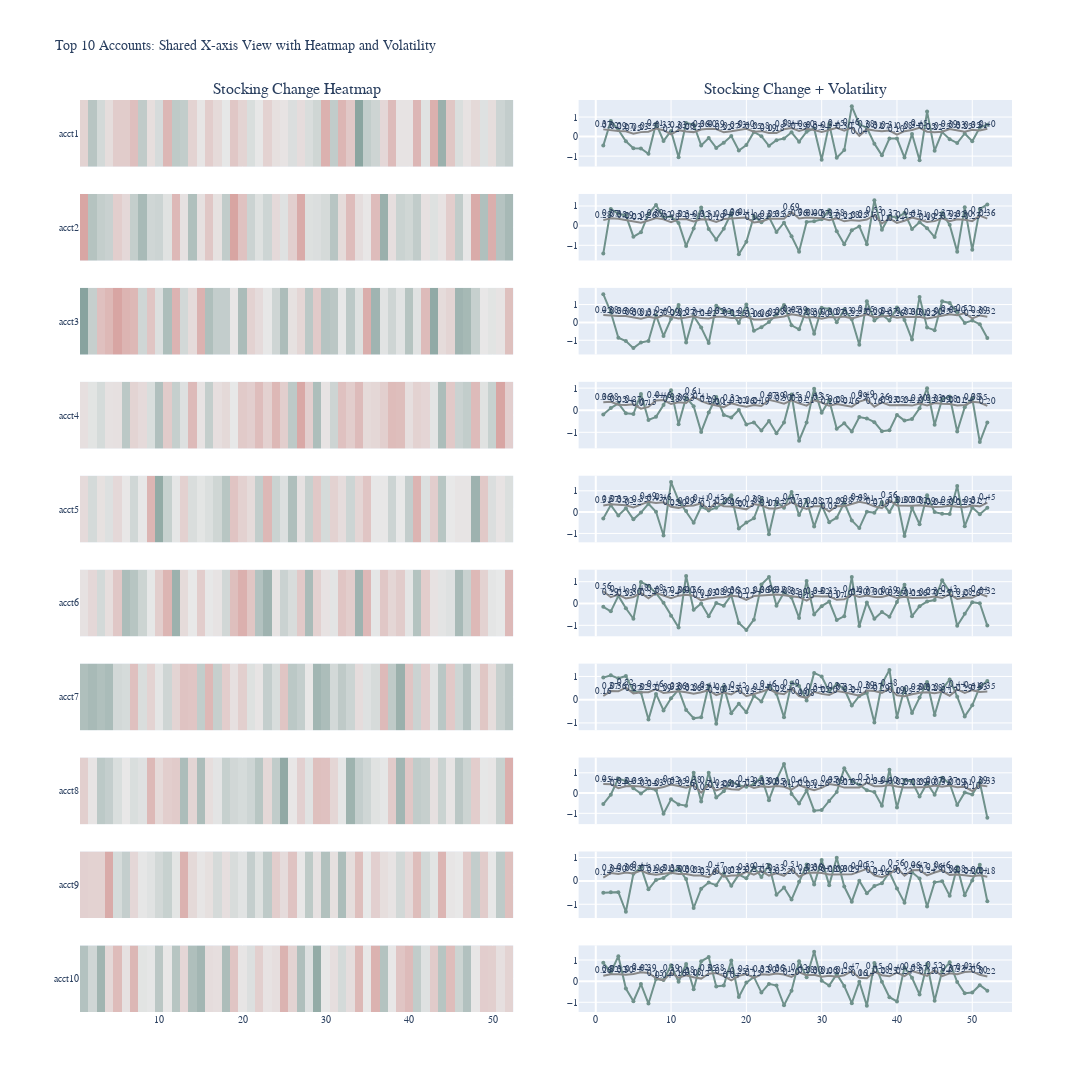

Notebook cell for this chart:
### Code cell
# 创建subplot：10行2列，共用x轴
from plotly.subplots import make_subplots
import plotly.graph_objects as go

top_accounts = df_top['account_id'].unique()
fig = make_subplots(
    rows=10, cols=2,
    shared_xaxes=True,
    horizontal_spacing=0.07,
    vertical_spacing=0.03,
    column_titles=["Stocking Change Heatmap", "Stocking Change + Volatility"]
)

for i, acct in enumerate(top_accounts, start=1):
    sub = df_top[df_top['account_id'] == acct]

    # 左图：heatmap
    fig.add_trace(
        go.Heatmap(
            z=[sub['stocking_change'].values],
            x=sub['rolling_week'],
            y=[acct],
            zmin=-2, zmax=2,
            showscale=False,
            colorscale=[[0.0, "#d28b88"], [0.5, "#e8e8e8"], [1.0, "#6f918b"]]
        ),
        row=i, col=1
    )

    # 右图：折线 + 脉搏值
    fig.add_trace(
        go.Scatter(
            x=sub['rolling_week'], y=sub['stocking_change'],
            mode='lines+markers', line=dict(color="#6f918b"),
            marker=dict(size=4), showlegend=False
        ),
        row=i, col=2
    )

    fig.add_trace(
        go.Scatter(
            x=sub['rolling_week'], y=sub['stocking_change_volatility'],
            mode='lines+text',
            text=[f"{v:.2f}" for v in sub['stocking_change_volatility']],
            textposition="top center", textfont=dict(size=9),
            line=dict(color="#888"), showlegend=False
        ),
        row=i, col=2
    )

fig.update_layout(
    height=2200, width=1200,
    title="Top 10 Accounts: Shared X-axis View with Heatmap and Volatility",
    font=dict(family="Courier New", size=10)
)

fig.show()

### Figure 1 — Plotly figure (JSON) as saved in the notebook; plotly's stock layout.template omitted (floating-point values rounded to 4 significant figures)
{"data": [{"colorscale": [[0, "#d28b88"], [0.5, "#e8e8e8"], [1, "#6f918b"]], "showscale": false, "type": "heatmap", "x": [1, 2, 3, 4, 5, 6, 7, 8, 9, 10, 11, 12, 13, 14, 15, 16, 17, 18, 19, 20, 21, 22, 23, 24, 25, 26, 27, 28, 29, 30, 31, 32, 33, 34, 35, 36, 37, 38, 39, 40, 41, 42, 43, 44, 45, 46, 47, 48, 49, 50, 51, 52], "xaxis": "x", "y": ["acct1"], "yaxis": "y", "z": [[-0.46, 0.8, 0.35, -0.24, -0.6, -0.61, -0.88, 0.66, -0.22, 0.29, -1.06, 0.7, 0.62, -0.45, -0.07, -0.58, -0.31, 0.03, -0.71, -0.43, 0.24, 0.02, -0.47, -0.18, -0.1, 0.22, -0.26, 0.25, 0.42, -1.18, 0.64, -1.08, -0.69, 1.55, 0.63, 0.45, -0.36, -0.96, -0.1, -0.1, -1.07, 0.13, -1.21, 1.28, -0.72, 0.23, -0.13, -0.33, 0.16, -0.24, 0.46, 0.61]], "zmax": 2, "zmin": -2}, {"line": {"color": "#6f918b"}, "marker": {"size": 4}, "mode": "lines+markers", "showlegend": false, "type": "scatter", "x": [1, 2, 3, 4, 5, 6, 7, 8, 9, 10, 11, 12, 13, 14, 15, 16, 17, 18, 19, 20, 21, 22, 23, 24, 25, 26, 27, 28, 29, 30, 31, 32, 33, 34, 35, 36, 37, 38, 39, 40, 41, 42, 43, 44, 45, 46, 47, 48, 49, 50, 51, 52], "xaxis": "x2", "y": [-0.46, 0.8, 0.35, -0.24, -0.6, -0.61, -0.88, 0.66, -0.22, 0.29, -1.06, 0.7, 0.62, -0.45, -0.07, -0.58, -0.31, 0.03, -0.71, -0.43, 0.24, 0.02, -0.47, -0.18, -0.1, 0.22, -0.26, 0.25, 0.42, -1.18, 0.64, -1.08, -0.69, 1.55, 0.63, 0.45, -0.36, -0.96, -0.1, -0.1, -1.07, 0.13, -1.21, 1.28, -0.72, 0.23, -0.13, -0.33, 0.16, -0.24, 0.46, 0.61], "yaxis": "y2"}, {"line": {"color": "#888"}, "mode": "lines+text", "showlegend": false, "text": ["0.37", "0.32", "0.29", "0.27", "0.15", "0.23", "0.25", "0.41", "0.33", "0.12", "0.33", "0.26", "0.23", "0.36", "0.40", "0.39", "0.22", "0.27", "0.33", "0.40", "0.25", "0.28", "0.19", "0.18", "0.38", "0.44", "0.29", "0.40", "0.34", "0.24", "0.34", "0.45", "0.30", "0.46", "0.04", "0.38", "0.31", "0.27", "0.31", "0.10", "0.28", "0.34", "0.45", "0.25", "0.22", "0.25", "0.39", "0.33", "0.25", "0.35", "0.31", "0.40"], "textfont": {"size": 9}, "textposition": "top center", "type": "scatter", "x": [1, 2, 3, 4, 5, 6, 7, 8, 9, 10, 11, 12, 13, 14, 15, 16, 17, 18, 19, 20, 21, 22, 23, 24, 25, 26, 27, 28, 29, 30, 31, 32, 33, 34, 35, 36, 37, 38, 39, 40, 41, 42, 43, 44, 45, 46, 47, 48, 49, 50, 51, 52], "xaxis": "x2", "y": [0.37, 0.32, 0.29, 0.27, 0.15, 0.23, 0.25, 0.41, 0.33, 0.12, 0.33, 0.26, 0.23, 0.36, 0.4, 0.39, 0.22, 0.27, 0.33, 0.4, 0.25, 0.28, 0.19, 0.18, 0.38, 0.44, 0.29, 0.4, 0.34, 0.24, 0.34, 0.45, 0.3, 0.46, 0.04, 0.38, 0.31, 0.27, 0.31, 0.1, 0.28, 0.34, 0.45, 0.25, 0.22, 0.25, 0.39, 0.33, 0.25, 0.35, 0.31, 0.4], "yaxis": "y2"}, {"colorscale": [[0, "#d28b88"], [0.5, "#e8e8e8"], [1, "#6f918b"]], "showscale": false, "type": "heatmap", "x": [1, 2, 3, 4, 5, 6, 7, 8, 9, 10, 11, 12, 13, 14, 15, 16, 17, 18, 19, 20, 21, 22, 23, 24, 25, 26, 27, 28, 29, 30, 31, 32, 33, 34, 35, 36, 37, 38, 39, 40, 41, 42, 43, 44, 45, 46, 47, 48, 49, 50, 51, 52], "xaxis": "x3", "y": ["acct2"], "yaxis": "y3", "z": [[-1.42, 0.85, 0.6, 0.52, -0.56, -0.34, 0.6, 1.05, 0.41, 0.46, 0.14, -1.03, -0.15, 0.92, -0.17, -0.71, -0.16, 0.64, -1.45, -0.82, 0.48, 0.17, 0.44, -0.32, 0.15, -0.54, -1.32, 0.19, 0.22, 0.32, 0.8, -0.29, -0.94, -0.23, -0.04, -0.94, 1.29, -0.21, 0.49, 0.4, 0.65, -0.17, 0.17, -0.13, -0.58, 0.64, 0.04, -1.32, 0.93, -1.23, 0.84, 1.08]], "zmax": 2, "zmin": -2}, {"line": {"color": "#6f918b"}, "marker": {"size": 4}, "mode": "lines+markers", "showlegend": false, "type": "scatter", "x": [1, 2, 3, 4, 5, 6, 7, 8, 9, 10, 11, 12, 13, 14, 15, 16, 17, 18, 19, 20, 21, 22, 23, 24, 25, 26, 27, 28, 29, 30, 31, 32, 33, 34, 35, 36, 37, 38, 39, 40, 41, 42, 43, 44, 45, 46, 47, 48, 49, 50, 51, 52], "xaxis": "x4", "y": [-1.42, 0.85, 0.6, 0.52, -0.56, -0.34, 0.6, 1.05, 0.41, 0.46, 0.14, -1.03, -0.15, 0.92, -0.17, -0.71, -0.16, 0.64, -1.45, -0.82, 0.48, 0.17, 0.44, -0.32, 0.15, -0.54, -1.32, 0.19, 0.22, 0.32, 0.8, -0.29, -0.94, -0.23, -0.04, -0.94, 1.29, -0.21, 0.49, 0.4, 0.65, -0.17, 0.17, -0.13, -0.58, 0.64, 0.04, -1.32, 0.93, -1.23, 0.84, 1.08], "yaxis": "y4"}, {"line": {"color": "#888"}, "mode": "lines+text", "showlegend": false, "text": ["0.28", "0.37", "0.35", "0.29", "0.22", "0.15", "0.26", "0.39", "0.32", "0.18", "0.32", "0.34", "0.21", "0.32", "0.31", "0.19", "0.34", "0.36", "0.41", "0.41", "0.16", "0.21", "0.35", "0.35", "0.35", "0.69", "0.36", "0.41", "0.40", "0.37", "0.27", "0.38", "0.22", "0.28", "0.25", "0.31", "0.53", "0.11", "0.37", "0.14", "0.25", "0.41", "0.31", "0.19", "0.23", "0.37", "0.23", "0.32", "0.30", "0.23", "0.51", "0.36"], "textfont": {"size": 9}, "textposition": "top center", "type": "scatter", "x": [1, 2, 3, 4, 5, 6, 7, 8, 9, 10, 11, 12, 13, 14, 15, 16, 17, 18, 19, 20, 21, 22, 23, 24, 25, 26, 27, 28, 29, 30, 31, 32, 33, 34, 35, 36, 37, 38, 39, 40, 41, 42, 43, 44, 45, 46, 47, 48, 49, 50, 51, 52], "xaxis": "x4", "y": [0.28, 0.37, 0.35, 0.29, 0.22, 0.15, 0.26, 0.39, 0.32, 0.18, 0.32, 0.34, 0.21, 0.32, 0.31, 0.19, 0.34, 0.36, 0.41, 0.41, 0.16, 0.21, 0.35, 0.35, 0.35, 0.69, 0.36, 0.41, 0.4, 0.37, 0.27, 0.38, 0.22, 0.28, 0.25, 0.31, 0.53, 0.11, 0.37, 0.14, 0.25, 0.41, 0.31, 0.19, 0.23, 0.37, 0.23, 0.32, 0.3, 0.23, 0.51, 0.36], "yaxis": "y4"}, {"colorscale": [[0, "#d28b88"], [0.5, "#e8e8e8"], [1, "#6f918b"]], "showscale": false, "type": "heatmap", "x": [1, 2, 3, 4, 5, 6, 7, 8, 9, 10, 11, 12, 13, 14, 15, 16, 17, 18, 19, 20, 21, 22, 23, 24, 25, 26, 27, 28, 29, 30, 31, 32, 33, 34, 35, 36, 37, 38, 39, 40, 41, 42, 43, 44, 45, 46, 47, 48, 49, 50, 51, 52], "xaxis": "x5", "y": ["acct3"], "yaxis": "y5", "z": [[1.58, 0.57, -0.86, -1.04, -1.44, -1.12, -1.04, 0.41, -0.76, 0.2, 0.97, -1.13, 0.36, -0.29, -1.16, 0.94, 0.61, 0.61, -0.04, 1.01, -0.47, -0.27, 0.02, 0.43, 0.98, -0.16, -0.39, 0.74, -0.64, 0.82, 0.75, 0.01, 0.72, 0.17, -1.25, 1.19, 0.11, 0.43, 0.11, 0.83, 0.13, -0.96, 1.43, -0.29, -0.44, 1.19, 1.09, 0.56, -0.03, 0.1, -0.1, -0.87]], "zmax": 2, "zmin": -2}, {"line": {"color": "#6f918b"}, "marker": {"size": 4}, "mode": "lines+markers", "showlegend": false, "type": "scatter", "x": [1, 2, 3, 4, 5, 6, 7, 8, 9, 10, 11, 12, 13, 14, 15, 16, 17, 18, 19, 20, 21, 22, 23, 24, 25, 26, 27, 28, 29, 30, 31, 32, 33, 34, 35, 36, 37, 38, 39, 40, 41, 42, 43, 44, 45, 46, 47, 48, 49, 50, 51, 52], "xaxis": "x6", "y": [1.58, 0.57, -0.86, -1.04, -1.44, -1.12, -1.04, 0.41, -0.76, 0.2, 0.97, -1.13, 0.36, -0.29, -1.16, 0.94, 0.61, 0.61, -0.04, 1.01, -0.47, -0.27, 0.02, 0.43, 0.98, -0.16, -0.39, 0.74, -0.64, 0.82, 0.75, 0.01, 0.72, 0.17, -1.25, 1.19, 0.11, 0.43, 0.11, 0.83, 0.13, -0.96, 1.43, -0.29, -0.44, 1.19, 1.09, 0.56, -0.03, 0.1, -0.1, -0.87], "yaxis": "y6"}, {"line": {"color": "#888"}, "mode": "lines+text", "showlegend": false, "text": ["0.42", "0.38", "0.36", "0.36", "0.30", "0.21", "0.31", "0.23", "0.40", "0.29", "0.22", "0.27", "0.34", "0.24", "0.22", "0.32", "0.32", "0.25", "0.25", "0.32", "0.16", "0.16", "0.23", "0.28", "0.33", "0.45", "0.39", "0.28", "0.30", "0.20", "0.30", "0.27", "0.33", "0.22", "0.35", "0.45", "0.29", "0.34", "0.37", "0.26", "0.32", "0.30", "0.31", "0.22", "0.30", "0.35", "0.45", "0.40", "0.52", "0.22", "0.39", "0.32"], "textfont": {"size": 9}, "textposition": "top center", "type": "scatter", "x": [1, 2, 3, 4, 5, 6, 7, 8, 9, 10, 11, 12, 13, 14, 15, 16, 17, 18, 19, 20, 21, 22, 23, 24, 25, 26, 27, 28, 29, 30, 31, 32, 33, 34, 35, 36, 37, 38, 39, 40, 41, 42, 43, 44, 45, 46, 47, 48, 49, 50, 51, 52], "xaxis": "x6", "y": [0.42, 0.38, 0.36, 0.36, 0.3, 0.21, 0.31, 0.23, 0.4, 0.29, 0.22, 0.27, 0.34, 0.24, 0.22, 0.32, 0.32, 0.25, 0.25, 0.32, 0.16, 0.16, 0.23, 0.28, 0.33, 0.45, 0.39, 0.28, 0.3, 0.2, 0.3, 0.27, 0.33, 0.22, 0.35, 0.45, 0.29, 0.34, 0.37, 0.26, 0.32, 0.3, 0.31, 0.22, 0.3, 0.35, 0.45, 0.4, 0.52, 0.22, 0.39, 0.32], "yaxis": "y6"}, {"colorscale": [[0, "#d28b88"], [0.5, "#e8e8e8"], [1, "#6f918b"]], "showscale": false, "type": "heatmap", "x": [1, 2, 3, 4, 5, 6, 7, 8, 9, 10, 11, 12, 13, 14, 15, 16, 17, 18, 19, 20, 21, 22, 23, 24, 25, 26, 27, 28, 29, 30, 31, 32, 33, 34, 35, 36, 37, 38, 39, 40, 41, 42, 43, 44, 45, 46, 47, 48, 49, 50, 51, 52], "xaxis": "x7", "y": ["acct4"], "yaxis": "y7", "z": [[-0.19, 0.1, 0.31, -0.14, -0.17, 0.74, -0.44, -0.3, 0.24, 0.91, -0.63, 0.58, 0.18, -0.98, -0.1, 0.6, -0.21, -0.33, 0.01, -0.64, -0.55, -0.92, -0.49, -1.04, -0.56, 0.71, -1.38, -0.55, 0.97, -0.11, 0.45, -0.84, -0.59, -0.96, -0.31, -0.37, -0.54, -0.95, -0.91, -0.21, -0.47, -0.4, 0.09, 1, -0.66, 0.5, 0.62, -0.96, 0.14, 0.54, -1.44, -0.55]], "zmax": 2, "zmin": -2}, {"line": {"color": "#6f918b"}, "marker": {"size": 4}, "mode": "lines+markers", "showlegend": false, "type": "scatter", "x": [1, 2, 3, 4, 5, 6, 7, 8, 9, 10, 11, 12, 13, 14, 15, 16, 17, 18, 19, 20, 21, 22, 23, 24, 25, 26, 27, 28, 29, 30, 31, 32, 33, 34, 35, 36, 37, 38, 39, 40, 41, 42, 43, 44, 45, 46, 47, 48, 49, 50, 51, 52], "xaxis": "x8", "y": [-0.19, 0.1, 0.31, -0.14, -0.17, 0.74, -0.44, -0.3, 0.24, 0.91, -0.63, 0.58, 0.18, -0.98, -0.1, 0.6, -0.21, -0.33, 0.01, -0.64, -0.55, -0.92, -0.49, -1.04, -0.56, 0.71, -1.38, -0.55, 0.97, -0.11, 0.45, -0.84, -0.59, -0.96, -0.31, -0.37, -0.54, -0.95, -0.91, -0.21, -0.47, -0.4, 0.09, 1.0, -0.66, 0.5, 0.62, -0.96, 0.14, 0.54, -1.44, -0.55], "yaxis": "y8"}, {"line": {"color": "#888"}, "mode": "lines+text", "showlegend": false, "text": ["0.36", "0.38", "0.25", "0.24", "0.27", "0.07", "0.15", "0.44", "0.46", "0.28", "0.36", "0.33", "0.61", "0.41", "0.29", "0.20", "0.14", "0.32", "0.22", "0.16", "0.24", "0.19", "0.47", "0.39", "0.30", "0.45", "0.31", "0.21", "0.45", "0.35", "0.20", "0.28", "0.21", "0.16", "0.39", "0.49", "0.16", "0.36", "0.23", "0.25", "0.24", "0.21", "0.30", "0.22", "0.33", "0.29", "0.28", "0.21", "0.24", "0.38", "0.35", "0.20"], "textfont": {"size": 9}, "textposition": "top center", "type": "scatter", "x": [1, 2, 3, 4, 5, 6, 7, 8, 9, 10, 11, 12, 13, 14, 15, 16, 17, 18, 19, 20, 21, 22, 23, 24, 25, 26, 27, 28, 29, 30, 31, 32, 33, 34, 35, 36, 37, 38, 39, 40, 41, 42, 43, 44, 45, 46, 47, 48, 49, 50, 51, 52], "xaxis": "x8", "y": [0.36, 0.38, 0.25, 0.24, 0.27, 0.07, 0.15, 0.44, 0.46, 0.28, 0.36, 0.33, 0.61, 0.41, 0.29, 0.2, 0.14, 0.32, 0.22, 0.16, 0.24, 0.19, 0.47, 0.39, 0.3, 0.45, 0.31, 0.21, 0.45, 0.35, 0.2, 0.28, 0.21, 0.16, 0.39, 0.49, 0.16, 0.36, 0.23, 0.25, 0.24, 0.21, 0.3, 0.22, 0.33, 0.29, 0.28, 0.21, 0.24, 0.38, 0.35, 0.2], "yaxis": "y8"}, {"colorscale": [[0, "#d28b88"], [0.5, "#e8e8e8"], [1, "#6f918b"]], "showscale": false, "type": "heatmap", "x": [1, 2, 3, 4, 5, 6, 7, 8, 9, 10, 11, 12, 13, 14, 15, 16, 17, 18, 19, 20, 21, 22, 23, 24, 25, 26, 27, 28, 29, 30, 31, 32, 33, 34, 35, 36, 37, 38, 39, 40, 41, 42, 43, 44, 45, 46, 47, 48, 49, 50, 51, 52], "xaxis": "x9", "y": ["acct5"], "yaxis": "y9", "z": [[-0.3, 0.33, -0.16, 0.18, -0.34, -0.02, 0.39, 0.02, -1.1, 1.41, 0.54, 0.05, -0.5, 0.25, 0.08, 0.21, 0.42, 0.79, -0.77, -0.49, -0.29, 0.62, -1.04, 0.49, 0.2, 0.94, -0.14, 0.55, -0.68, 0.32, -0.47, -0.26, 0.44, -0.39, -0.75, 0.02, -0.03, 0.46, 0, 0.61, -1.12, 0.2, -0.57, 0.79, 0, -0.08, -0.09, 1.23, -0.66, 0.22, -0.1, 0.21]], "zmax": 2, "zmin": -2}, {"line": {"color": "#6f918b"}, "marker": {"size": 4}, "mode": "lines+markers", "showlegend": false, "type": "scatter", "x": [1, 2, 3, 4, 5, 6, 7, 8, 9, 10, 11, 12, 13, 14, 15, 16, 17, 18, 19, 20, 21, 22, 23, 24, 25, 26, 27, 28, 29, 30, 31, 32, 33, 34, 35, 36, 37, 38, 39, 40, 41, 42, 43, 44, 45, 46, 47, 48, 49, 50, 51, 52], "xaxis": "x10", "y": [-0.3, 0.33, -0.16, 0.18, -0.34, -0.02, 0.39, 0.02, -1.1, 1.41, 0.54, 0.05, -0.5, 0.25, 0.08, 0.21, 0.42, 0.79, -0.77, -0.49, -0.29, 0.62, -1.04, 0.49, 0.2, 0.94, -0.14, 0.55, -0.68, 0.32, -0.47, -0.26, 0.44, -0.39, -0.75, 0.02, -0.03, 0.46, 0.0, 0.61, -1.12, 0.2, -0.57, 0.79, 0.0, -0.08, -0.09, 1.23, -0.66, 0.22, -0.1, 0.21], "yaxis": "y10"}, {"line": {"color": "#888"}, "mode": "lines+text", "showlegend": false, "text": ["0.31", "0.37", "0.35", "0.32", "0.22", "0.35", "0.49", "0.43", "0.46", "0.25", "0.20", "0.29", "0.31", "0.41", "0.13", "0.45", "0.28", "0.26", "0.20", "0.13", "0.38", "0.31", "0.17", "0.17", "0.27", "0.47", "0.27", "0.15", "0.28", "0.27", "0.03", "0.29", "0.28", "0.37", "0.48", "0.41", "0.27", "0.19", "0.56", "0.31", "0.30", "0.30", "0.32", "0.29", "0.24", "0.25", "0.30", "0.25", "0.23", "0.31", "0.27", "0.45"], "textfont": {"size": 9}, "textposition": "top center", "type": "scatter", "x": [1, 2, 3, 4, 5, 6, 7, 8, 9, 10, 11, 12, 13, 14, 15, 16, 17, 18, 19, 20, 21, 22, 23, 24, 25, 26, 27, 28, 29, 30, 31, 32, 33, 34, 35, 36, 37, 38, 39, 40, 41, 42, 43, 44, 45, 46, 47, 48, 49, 50, 51, 52], "xaxis": "x10", "y": [0.31, 0.37, 0.35, 0.32, 0.22, 0.35, 0.49, 0.43, 0.46, 0.25, 0.2, 0.29, 0.31, 0.41, 0.13, 0.45, 0.28, 0.26, 0.2, 0.13, 0.38, 0.31, 0.17, 0.17, 0.27, 0.47, 0.27, 0.15, 0.28, 0.27, 0.03, 0.29, 0.28, 0.37, 0.48, 0.41, 0.27, 0.19, 0.56, 0.31, 0.3, 0.3, 0.32, 0.29, 0.24, 0.25, 0.3, 0.25, 0.23, 0.31, 0.27, 0.45], "yaxis": "y10"}, {"colorscale": [[0, "#d28b88"], [0.5, "#e8e8e8"], [1, "#6f918b"]], "showscale": false, "type": "heatmap", "x": [1, 2, 3, 4, 5, 6, 7, 8, 9, 10, 11, 12, 13, 14, 15, 16, 17, 18, 19, 20, 21, 22, 23, 24, 25, 26, 27, 28, 29, 30, 31, 32, 33, 34, 35, 36, 37, 38, 39, 40, 41, 42, 43, 44, 45, 46, 47, 48, 49, 50, 51, 52], "xaxis": "x11", "y": ["acct6"], "yaxis": "y11", "z": [[-0.15, -0.36, 0.35, -0.22, -0.7, 0.99, 0.81, 0.47, 0.03, -0.56, -1.1, 1.26, -0.29, 0, -0.58, 0.02, -0.1, 0.38, -0.89, -1.21, -0.74, 0.87, 1.21, -0.1, 0.5, 0.27, -0.66, 1.03, -0.5, -0.12, 0.09, -0.76, -0.58, 1.21, -1.03, 0.05, -0.7, -0.39, -0.61, 0.07, 0.86, -0.58, -0.12, 0.09, 0.16, 1.06, 0.53, -1.02, -0.47, 0.06, 0.01, -1.01]], "zmax": 2, "zmin": -2}, {"line": {"color": "#6f918b"}, "marker": {"size": 4}, "mode": "lines+markers", "showlegend": false, "type": "scatter", "x": [1, 2, 3, 4, 5, 6, 7, 8, 9, 10, 11, 12, 13, 14, 15, 16, 17, 18, 19, 20, 21, 22, 23, 24, 25, 26, 27, 28, 29, 30, 31, 32, 33, 34, 35, 36, 37, 38, 39, 40, 41, 42, 43, 44, 45, 46, 47, 48, 49, 50, 51, 52], "xaxis": "x12", "y": [-0.15, -0.36, 0.35, -0.22, -0.7, 0.99, 0.81, 0.47, 0.03, -0.56, -1.1, 1.26, -0.29, -0.0, -0.58, 0.02, -0.1, 0.38, -0.89, -1.21, -0.74, 0.87, 1.21, -0.1, 0.5, 0.27, -0.66, 1.03, -0.5, -0.12, 0.09, -0.76, -0.58, 1.21, -1.03, 0.05, -0.7, -0.39, -0.61, 0.07, 0.86, -0.58, -0.12, 0.09, 0.16, 1.06, 0.53, -1.02, -0.47, 0.06, 0.01, -1.01], "yaxis": "y12"}, {"line": {"color": "#888"}, "mode": "lines+text", "showlegend": false, "text": ["0.56", "0.29", "0.41", "0.23", "0.30", "0.48", "0.24", "0.48", "0.37", "0.24", "0.36", "0.40", "0.36", "0.14", "0.23", "0.28", "0.29", "0.36", "0.32", "0.17", "0.34", "0.36", "0.36", "0.41", "0.38", "0.35", "0.29", "0.13", "0.34", "0.32", "0.33", "0.17", "0.19", "0.41", "0.30", "0.37", "0.30", "0.30", "0.39", "0.25", "0.31", "0.25", "0.26", "0.27", "0.32", "0.25", "0.43", "0.21", "0.28", "0.26", "0.44", "0.32"], "textfont": {"size": 9}, "textposition": "top center", "type": "scatter", "x": [1, 2, 3, 4, 5, 6, 7, 8, 9, 10, 11, 12, 13, 14, 15, 16, 17, 18, 19, 20, 21, 22, 23, 24, 25, 26, 27, 28, 29, 30, 31, 32, 33, 34, 35, 36, 37, 38, 39, 40, 41, 42, 43, 44, 45, 46, 47, 48, 49, 50, 51, 52], "xaxis": "x12", "y": [0.56, 0.29, 0.41, 0.23, 0.3, 0.48, 0.24, 0.48, 0.37, 0.24, 0.36, 0.4, 0.36, 0.14, 0.23, 0.28, 0.29, 0.36, 0.32, 0.17, 0.34, 0.36, 0.36, 0.41, 0.38, 0.35, 0.29, 0.13, 0.34, 0.32, 0.33, 0.17, 0.19, 0.41, 0.3, 0.37, 0.3, 0.3, 0.39, 0.25, 0.31, 0.25, 0.26, 0.27, 0.32, 0.25, 0.43, 0.21, 0.28, 0.26, 0.44, 0.32], "yaxis": "y12"}, {"colorscale": [[0, "#d28b88"], [0.5, "#e8e8e8"], [1, "#6f918b"]], "showscale": false, "type": "heatmap", "x": [1, 2, 3, 4, 5, 6, 7, 8, 9, 10, 11, 12, 13, 14, 15, 16, 17, 18, 19, 20, 21, 22, 23, 24, 25, 26, 27, 28, 29, 30, 31, 32, 33, 34, 35, 36, 37, 38, 39, 40, 41, 42, 43, 44, 45, 46, 47, 48, 49, 50, 51, 52], "xaxis": "x13", "y": ["acct7"], "yaxis": "y13", "z": [[0.95, 1.05, 0.92, 1.02, 0.37, 0.31, -0.85, 0.25, -0.46, 0.06, 0.43, -0.44, -0.8, -0.76, 0.62, -1.04, 0.57, -0.58, -0.17, -0.54, 0.17, -0.08, 0.59, 0.26, -0.76, 0.74, 0.59, -0.03, 1.15, 1, 0.35, 0.68, 0.46, -0.25, 0.16, 0.3, -0.98, 0.68, 1.28, -0.75, 0.48, -0.57, 0.09, 0.76, -0.66, 0.44, 0.87, 0.13, -0.72, -0.24, 0.55, 0.8]], "zmax": 2, "zmin": -2}, {"line": {"color": "#6f918b"}, "marker": {"size": 4}, "mode": "lines+markers", "showlegend": false, "type": "scatter", "x": [1, 2, 3, 4, 5, 6, 7, 8, 9, 10, 11, 12, 13, 14, 15, 16, 17, 18, 19, 20, 21, 22, 23, 24, 25, 26, 27, 28, 29, 30, 31, 32, 33, 34, 35, 36, 37, 38, 39, 40, 41, 42, 43, 44, 45, 46, 47, 48, 49, 50, 51, 52], "xaxis": "x14", "y": [0.95, 1.05, 0.92, 1.02, 0.37, 0.31, -0.85, 0.25, -0.46, 0.06, 0.43, -0.44, -0.8, -0.76, 0.62, -1.04, 0.57, -0.58, -0.17, -0.54, 0.17, -0.08, 0.59, 0.26, -0.76, 0.74, 0.59, -0.03, 1.15, 1.0, 0.35, 0.68, 0.46, -0.25, 0.16, 0.3, -0.98, 0.68, 1.28, -0.75, 0.48, -0.57, 0.09, 0.76, -0.66, 0.44, 0.87, 0.13, -0.72, -0.24, 0.55, 0.8], "yaxis": "y14"}, {"line": {"color": "#888"}, "mode": "lines+text", "showlegend": false, "text": ["0.16", "0.37", "0.36", "0.52", "0.27", "0.32", "0.32", "0.46", "0.29", "0.33", "0.36", "0.32", "0.26", "0.32", "0.41", "0.20", "0.31", "0.23", "0.42", "0.15", "0.24", "0.34", "0.46", "0.29", "0.24", "0.49", "0.16", "0.08", "0.34", "0.25", "0.20", "0.37", "0.32", "0.24", "0.17", "0.39", "0.37", "0.29", "0.48", "0.19", "0.15", "0.23", "0.30", "0.32", "0.28", "0.34", "0.17", "0.44", "0.29", "0.41", "0.33", "0.35"], "textfont": {"size": 9}, "textposition": "top center", "type": "scatter", "x": [1, 2, 3, 4, 5, 6, 7, 8, 9, 10, 11, 12, 13, 14, 15, 16, 17, 18, 19, 20, 21, 22, 23, 24, 25, 26, 27, 28, 29, 30, 31, 32, 33, 34, 35, 36, 37, 38, 39, 40, 41, 42, 43, 44, 45, 46, 47, 48, 49, 50, 51, 52], "xaxis": "x14", "y": [0.16, 0.37, 0.36, 0.52, 0.27, 0.32, 0.32, 0.46, 0.29, 0.33, 0.36, 0.32, 0.26, 0.32, 0.41, 0.2, 0.31, 0.23, 0.42, 0.15, 0.24, 0.34, 0.46, 0.29, 0.24, 0.49, 0.16, 0.08, 0.34, 0.25, 0.2, 0.37, 0.32, 0.24, 0.17, 0.39, 0.37, 0.29, 0.48, 0.19, 0.15, 0.23, 0.3, 0.32, 0.28, 0.34, 0.17, 0.44, 0.29, 0.41, 0.33, 0.35], "yaxis": "y14"}, {"colorscale": [[0, "#d28b88"], [0.5, "#e8e8e8"], [1, "#6f918b"]], "showscale": false, "type": "heatmap", "x": [1, 2, 3, 4, 5, 6, 7, 8, 9, 10, 11, 12, 13, 14, 15, 16, 17, 18, 19, 20, 21, 22, 23, 24, 25, 26, 27, 28, 29, 30, 31, 32, 33, 34, 35, 36, 37, 38, 39, 40, 41, 42, 43, 44, 45, 46, 47, 48, 49, 50, 51, 52], "xaxis": "x15", "y": ["acct8"], "yaxis": "y15", "z": [[-0.54, -0.08, 0.72, 0.59, 0.24, -0.02, 0.24, 0.15, -1.02, -0.31, -0.56, -0.62, 1, -0.41, 1, -0.22, 0.09, 0.56, 0.38, 0.31, 0.44, 0.79, -0.35, 0.65, 1.44, -0.04, -0.51, 0.13, -0.87, -0.84, -0.39, 0.05, 1.22, 0.59, 0.41, 0.14, 0.05, -0.63, 1.15, -0.71, 0.64, 0.57, -0.17, 0.49, -0.08, 0.75, 0.47, -0.59, 0.03, -0.07, 0.53, -1.22]], "zmax": 2, "zmin": -2}, {"line": {"color": "#6f918b"}, "marker": {"size": 4}, "mode": "lines+markers", "showlegend": false, "type": "scatter", "x": [1, 2, 3, 4, 5, 6, 7, 8, 9, 10, 11, 12, 13, 14, 15, 16, 17, 18, 19, 20, 21, 22, 23, 24, 25, 26, 27, 28, 29, 30, 31, 32, 33, 34, 35, 36, 37, 38, 39, 40, 41, 42, 43, 44, 45, 46, 47, 48, 49, 50, 51, 52], "xaxis": "x16", "y": [-0.54, -0.08, 0.72, 0.59, 0.24, -0.02, 0.24, 0.15, -1.02, -0.31, -0.56, -0.62, 1.0, -0.41, 1.0, -0.22, 0.09, 0.56, 0.38, 0.31, 0.44, 0.79, -0.35, 0.65, 1.44, -0.04, -0.51, 0.13, -0.87, -0.84, -0.39, 0.05, 1.22, 0.59, 0.41, 0.14, 0.05, -0.63, 1.15, -0.71, 0.64, 0.57, -0.17, 0.49, -0.08, 0.75, 0.47, -0.59, 0.03, -0.07, 0.53, -1.22], "yaxis": "y16"}, {"line": {"color": "#888"}, "mode": "lines+text", "showlegend": false, "text": ["0.45", "0.44", "0.24", "0.34", "0.35", "0.33", "0.24", "0.23", "0.30", "0.42", "0.35", "0.26", "0.38", "0.02", "0.41", "0.13", "0.26", "0.19", "0.17", "0.42", "0.25", "0.33", "0.30", "0.35", "0.31", "0.17", "0.40", "0.25", "0.14", "0.26", "0.45", "0.39", "0.27", "0.27", "0.27", "0.51", "0.34", "0.34", "0.40", "0.32", "0.27", "0.28", "0.29", "0.30", "0.37", "0.31", "0.37", "0.29", "0.31", "0.10", "0.39", "0.33"], "textfont": {"size": 9}, "textposition": "top center", "type": "scatter", "x": [1, 2, 3, 4, 5, 6, 7, 8, 9, 10, 11, 12, 13, 14, 15, 16, 17, 18, 19, 20, 21, 22, 23, 24, 25, 26, 27, 28, 29, 30, 31, 32, 33, 34, 35, 36, 37, 38, 39, 40, 41, 42, 43, 44, 45, 46, 47, 48, 49, 50, 51, 52], "xaxis": "x16", "y": [0.45, 0.44, 0.24, 0.34, 0.35, 0.33, 0.24, 0.23, 0.3, 0.42, 0.35, 0.26, 0.38, 0.02, 0.41, 0.13, 0.26, 0.19, 0.17, 0.42, 0.25, 0.33, 0.3, 0.35, 0.31, 0.17, 0.4, 0.25, 0.14, 0.26, 0.45, 0.39, 0.27, 0.27, 0.27, 0.51, 0.34, 0.34, 0.4, 0.32, 0.27, 0.28, 0.29, 0.3, 0.37, 0.31, 0.37, 0.29, 0.31, 0.1, 0.39, 0.33], "yaxis": "y16"}, {"colorscale": [[0, "#d28b88"], [0.5, "#e8e8e8"], [1, "#6f918b"]], "showscale": false, "type": "heatmap", "x": [1, 2, 3, 4, 5, 6, 7, 8, 9, 10, 11, 12, 13, 14, 15, 16, 17, 18, 19, 20, 21, 22, 23, 24, 25, 26, 27, 28, 29, 30, 31, 32, 33, 34, 35, 36, 37, 38, 39, 40, 41, 42, 43, 44, 45, 46, 47, 48, 49, 50, 51, 52], "xaxis": "x17", "y": ["acct9"], "yaxis": "y17", "z": [[-0.51, -0.48, -0.48, -1.32, 0.31, 0.59, -0.36, 0.04, 0.13, 0.36, 0.54, 0.08, -1.16, -0.33, -0.07, -0.18, 0.32, -0.21, 0.27, 0.11, 0.59, 0.17, 0.69, -0.59, -0.28, -0.8, -0.03, 0.7, -0.15, 0.9, -0.18, 0.99, -0.24, -0.89, 0.01, -0.53, -0.22, -0.1, 0.37, -0.32, -0.93, 0.37, 0.1, -1.1, -0.06, -0.01, -0.64, 0.61, -0.61, 0.02, 0.69, -0.87]], "zmax": 2, "zmin": -2}, {"line": {"color": "#6f918b"}, "marker": {"size": 4}, "mode": "lines+markers", "showlegend": false, "type": "scatter", "x": [1, 2, 3, 4, 5, 6, 7, 8, 9, 10, 11, 12, 13, 14, 15, 16, 17, 18, 19, 20, 21, 22, 23, 24, 25, 26, 27, 28, 29, 30, 31, 32, 33, 34, 35, 36, 37, 38, 39, 40, 41, 42, 43, 44, 45, 46, 47, 48, 49, 50, 51, 52], "xaxis": "x18", "y": [-0.51, -0.48, -0.48, -1.32, 0.31, 0.59, -0.36, 0.04, 0.13, 0.36, 0.54, 0.08, -1.16, -0.33, -0.07, -0.18, 0.32, -0.21, 0.27, 0.11, 0.59, 0.17, 0.69, -0.59, -0.28, -0.8, -0.03, 0.7, -0.15, 0.9, -0.18, 0.99, -0.24, -0.89, 0.01, -0.53, -0.22, -0.1, 0.37, -0.32, -0.93, 0.37, 0.1, -1.1, -0.06, -0.01, -0.64, 0.61, -0.61, 0.02, 0.69, -0.87], "yaxis": "y18"}, {"line": {"color": "#888"}, "mode": "lines+text", "showlegend": false, "text": ["0.14", "0.34", "0.30", "0.36", "0.32", "0.44", "0.31", "0.26", "0.31", "0.35", "0.30", "0.30", "0.23", "0.23", "0.16", "0.47", "0.18", "0.23", "0.23", "0.39", "0.27", "0.42", "0.23", "0.33", "0.22", "0.51", "0.18", "0.33", "0.36", "0.34", "0.28", "0.29", "0.30", "0.29", "0.40", "0.52", "0.24", "0.16", "0.29", "0.56", "0.22", "0.46", "0.47", "0.24", "0.36", "0.46", "0.26", "0.28", "0.24", "0.20", "0.24", "0.18"], "textfont": {"size": 9}, "textposition": "top center", "type": "scatter", "x": [1, 2, 3, 4, 5, 6, 7, 8, 9, 10, 11, 12, 13, 14, 15, 16, 17, 18, 19, 20, 21, 22, 23, 24, 25, 26, 27, 28, 29, 30, 31, 32, 33, 34, 35, 36, 37, 38, 39, 40, 41, 42, 43, 44, 45, 46, 47, 48, 49, 50, 51, 52], "xaxis": "x18", "y": [0.14, 0.34, 0.3, 0.36, 0.32, 0.44, 0.31, 0.26, 0.31, 0.35, 0.3, 0.3, 0.23, 0.23, 0.16, 0.47, 0.18, 0.23, 0.23, 0.39, 0.27, 0.42, 0.23, 0.33, 0.22, 0.51, 0.18, 0.33, 0.36, 0.34, 0.28, 0.29, 0.3, 0.29, 0.4, 0.52, 0.24, 0.16, 0.29, 0.56, 0.22, 0.46, 0.47, 0.24, 0.36, 0.46, 0.26, 0.28, 0.24, 0.2, 0.24, 0.18], "yaxis": "y18"}, {"colorscale": [[0, "#d28b88"], [0.5, "#e8e8e8"], [1, "#6f918b"]], "showscale": false, "type": "heatmap", "x": [1, 2, 3, 4, 5, 6, 7, 8, 9, 10, 11, 12, 13, 14, 15, 16, 17, 18, 19, 20, 21, 22, 23, 24, 25, 26, 27, 28, 29, 30, 31, 32, 33, 34, 35, 36, 37, 38, 39, 40, 41, 42, 43, 44, 45, 46, 47, 48, 49, 50, 51, 52], "xaxis": "x19", "y": ["acct10"], "yaxis": "y19", "z": [[0.87, 0.41, 1.18, -0.35, -0.95, -0.14, -1.06, 0.1, 0.05, 0.75, -0.03, 0.81, -0.38, 0.94, 1.14, -0.25, -0.21, 0.98, -0.75, -0.07, 0.2, -0.54, -0.13, -0.21, -1.14, -0.45, 0.94, 0.18, 1.39, 0.02, -0.21, 0.33, -0.23, -1.04, -0.03, -1.16, 0.86, -0.03, -0.76, -0.96, 0.65, 0.16, -0.63, 0.81, -0.93, 0.47, 0.89, -0.04, -0.57, -0.54, -0.19, -0.45]], "zmax": 2, "zmin": -2}, {"line": {"color": "#6f918b"}, "marker": {"size": 4}, "mode": "lines+markers", "showlegend": false, "type": "scatter", "x": [1, 2, 3, 4, 5, 6, 7, 8, 9, 10, 11, 12, 13, 14, 15, 16, 17, 18, 19, 20, 21, 22, 23, 24, 25, 26, 27, 28, 29, 30, 31, 32, 33, 34, 35, 36, 37, 38, 39, 40, 41, 42, 43, 44, 45, 46, 47, 48, 49, 50, 51, 52], "xaxis": "x20", "y": [0.87, 0.41, 1.18, -0.35, -0.95, -0.14, -1.06, 0.1, 0.05, 0.75, -0.03, 0.81, -0.38, 0.94, 1.14, -0.25, -0.21, 0.98, -0.75, -0.07, 0.2, -0.54, -0.13, -0.21, -1.14, -0.45, 0.94, 0.18, 1.39, 0.02, -0.21, 0.33, -0.23, -1.04, -0.03, -1.16, 0.86, -0.03, -0.76, -0.96, 0.65, 0.16, -0.63, 0.81, -0.93, 0.47, 0.89, -0.04, -0.57, -0.54, -0.19, -0.45], "yaxis": "y20"}, {"line": {"color": "#888"}, "mode": "lines+text", "showlegend": false, "text": ["0.26", "0.32", "0.32", "0.30", "0.34", "0.42", "0.39", "0.15", "0.04", "0.39", "0.16", "0.28", "0.18", "0.12", "0.35", "0.38", "0.24", "0.04", "0.25", "0.34", "0.15", "0.32", "0.30", "0.36", "0.31", "0.20", "0.42", "0.28", "0.30", "0.21", "0.26", "0.21", "0.28", "0.47", "0.16", "0.14", "0.45", "0.28", "0.23", "0.40", "0.24", "0.48", "0.37", "0.25", "0.52", "0.24", "0.37", "0.33", "0.43", "0.46", "0.30", "0.22"], "textfont": {"size": 9}, "textposition": "top center", "type": "scatter", "x": [1, 2, 3, 4, 5, 6, 7, 8, 9, 10, 11, 12, 13, 14, 15, 16, 17, 18, 19, 20, 21, 22, 23, 24, 25, 26, 27, 28, 29, 30, 31, 32, 33, 34, 35, 36, 37, 38, 39, 40, 41, 42, 43, 44, 45, 46, 47, 48, 49, 50, 51, 52], "xaxis": "x20", "y": [0.26, 0.32, 0.32, 0.3, 0.34, 0.42, 0.39, 0.15, 0.04, 0.39, 0.16, 0.28, 0.18, 0.12, 0.35, 0.38, 0.24, 0.04, 0.25, 0.34, 0.15, 0.32, 0.3, 0.36, 0.31, 0.2, 0.42, 0.28, 0.3, 0.21, 0.26, 0.21, 0.28, 0.47, 0.16, 0.14, 0.45, 0.28, 0.23, 0.4, 0.24, 0.48, 0.37, 0.25, 0.52, 0.24, 0.37, 0.33, 0.43, 0.46, 0.3, 0.22], "yaxis": "y20"}], "layout": {"annotations": [{"font": {"size": 16}, "showarrow": false, "text": "Stocking Change Heatmap", "x": 0.2325, "xanchor": "center", "xref": "paper", "y": 1.0, "yanchor": "bottom", "yref": "paper"}, {"font": {"size": 16}, "showarrow": false, "text": "Stocking Change + Volatility", "x": 0.7675, "xanchor": "center", "xref": "paper", "y": 1.0, "yanchor": "bottom", "yref": "paper"}], "font": {"family": "Courier New", "size": 10}, "height": 2200, "title": {"text": "Top 10 Accounts: Shared X-axis View with Heatmap and Volatility"}, "width": 1200, "xaxis": {"anchor": "y", "domain": [0, 0.465], "matches": "x19", "showticklabels": false}, "xaxis10": {"anchor": "y10", "domain": [0.535, 1.0], "matches": "x20", "showticklabels": false}, "xaxis11": {"anchor": "y11", "domain": [0, 0.465], "matches": "x19", "showticklabels": false}, "xaxis12": {"anchor": "y12", "domain": [0.535, 1.0], "matches": "x20", "showticklabels": false}, "xaxis13": {"anchor": "y13", "domain": [0, 0.465], "matches": "x19", "showticklabels": false}, "xaxis14": {"anchor": "y14", "domain": [0.535, 1.0], "matches": "x20", "showticklabels": false}, "xaxis15": {"anchor": "y15", "domain": [0, 0.465], "matches": "x19", "showticklabels": false}, "xaxis16": {"anchor": "y16", "domain": [0.535, 1.0], "matches": "x20", "showticklabels": false}, "xaxis17": {"anchor": "y17", "domain": [0, 0.465], "matches": "x19", "showticklabels": false}, "xaxis18": {"anchor": "y18", "domain": [0.535, 1.0], "matches": "x20", "showticklabels": false}, "xaxis19": {"anchor": "y19", "domain": [0, 0.465]}, "xaxis2": {"anchor": "y2", "domain": [0.535, 1.0], "matches": "x20", "showticklabels": false}, "xaxis20": {"anchor": "y20", "domain": [0.535, 1.0]}, "xaxis3": {"anchor": "y3", "domain": [0, 0.465], "matches": "x19", "showticklabels": false}, "xaxis4": {"anchor": "y4", "domain": [0.535, 1.0], "matches": "x20", "showticklabels": false}, "xaxis5": {"anchor": "y5", "domain": [0, 0.465], "matches": "x19", "showticklabels": false}, "xaxis6": {"anchor": "y6", "domain": [0.535, 1.0], "matches": "x20", "showticklabels": false}, "xaxis7": {"anchor": "y7", "domain": [0, 0.465], "matches": "x19", "showticklabels": false}, "xaxis8": {"anchor": "y8", "domain": [0.535, 1.0], "matches": "x20", "showticklabels": false}, "xaxis9": {"anchor": "y9", "domain": [0, 0.465], "matches": "x19", "showticklabels": false}, "yaxis": {"anchor": "x", "domain": [0.927, 1.0]}, "yaxis10": {"anchor": "x10", "domain": [0.515, 0.588]}, "yaxis11": {"anchor": "x11", "domain": [0.412, 0.485]}, "yaxis12": {"anchor": "x12", "domain": [0.412, 0.485]}, "yaxis13": {"anchor": "x13", "domain": [0.309, 0.382]}, "yaxis14": {"anchor": "x14", "domain": [0.309, 0.382]}, "yaxis15": {"anchor": "x15", "domain": [0.206, 0.279]}, "yaxis16": {"anchor": "x16", "domain": [0.206, 0.279]}, "yaxis17": {"anchor": "x17", "domain": [0.103, 0.176]}, "yaxis18": {"anchor": "x18", "domain": [0.103, 0.176]}, "yaxis19": {"anchor": "x19", "domain": [0, 0.073]}, "yaxis2": {"anchor": "x2", "domain": [0.927, 1.0]}, "yaxis20": {"anchor": "x20", "domain": [0, 0.073]}, "yaxis3": {"anchor": "x3", "domain": [0.824, 0.897]}, "yaxis4": {"anchor": "x4", "domain": [0.824, 0.897]}, "yaxis5": {"anchor": "x5", "domain": [0.721, 0.794]}, "yaxis6": {"anchor": "x6", "domain": [0.721, 0.794]}, "yaxis7": {"anchor": "x7", "domain": [0.618, 0.691]}, "yaxis8": {"anchor": "x8", "domain": [0.618, 0.691]}, "yaxis9": {"anchor": "x9", "domain": [0.515, 0.588]}}}
